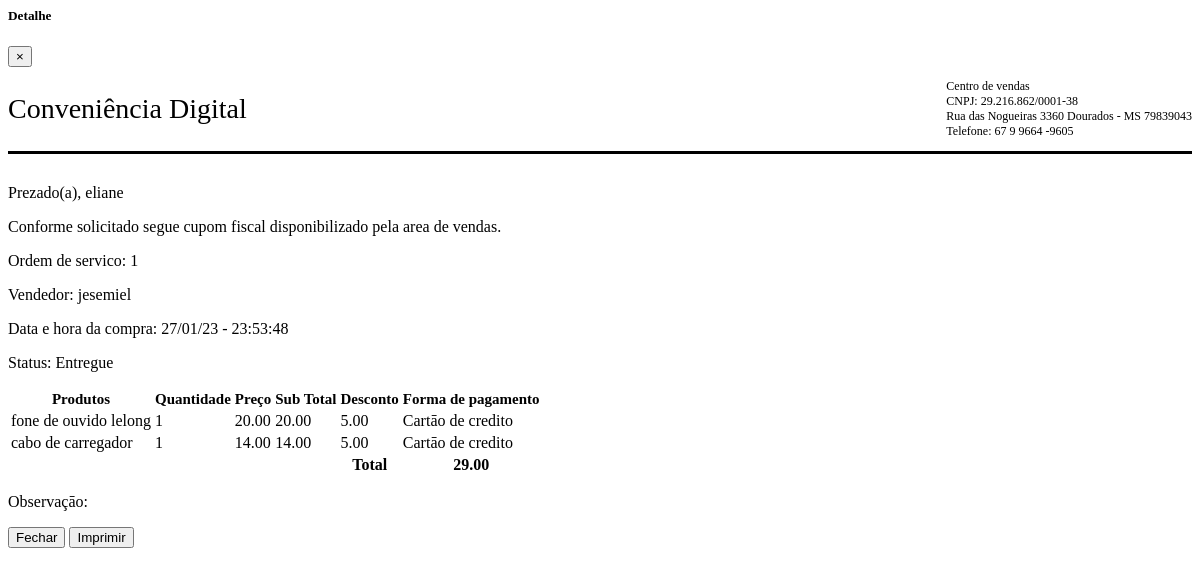
The app's page /detalhevendas/1 (signed in) with its own data.
### venda/models.py (models this page shows, shortened)
class Vendas(models.Model):
    ENTREGUE = 'Entregue'
    CANCELADA = 'Cancelada'
    TROCA = 'Troca de produto'
    RETORNO_GARANTIA = 'Retorno garantia'
    STATUS = [
        (ENTREGUE, 'Concluida e entregue'),
        (CANCELADA, 'Cancelada e estornada'),
        (TROCA, 'Troca de produto'),
        (RETORNO_GARANTIA, 'Retorno para garantia')
    ]
    PIX = 'Pix'
    CARTAO_CREDITO = 'Cartāo de credito'
    CARTAO_DEBITO = 'Cartāo de debito'
    DINHEIRO = 'Dinheiro'
    FIADO = 'Fiado a receber'
    FORMA_PAGAMENTO = [
        (PIX, 'Pix'),
        (CARTAO_CREDITO, 'Cartāo de credito'),
        (CARTAO_DEBITO, 'Cartāo de debito'),
        (DINHEIRO, 'Dinheiro'),
        (FIADO, 'Fiado a receber')
    ]
    usuario = models.ForeignKey(User, on_delete=models.PROTECT)
    data_criacao = models.DateTimeField(auto_now_add=True)
    data_edicao = models.DateTimeField(auto_now=True)
    cliente = models.ForeignKey(Cliente, on_delete=models.CASCADE)
    vendedor = models.ForeignKey(Colaborador, on_delete=models.CASCADE)
    desconto = models.DecimalField(max_digits=9, decimal_places=2, null=True, blank=True)
    forma_pagamento = models.CharField(choices=FORMA_PAGAMENTO, max_length=20, default=PIX)
    observacao = models.TextField(null=True, blank=True)
    status = models.CharField(choices=STATUS, max_length=20, default=ENTREGUE)
    class Meta:
        ordering = ('-pk',)
    def total(self):
        qs = self.vendas_items.filter(vendas=self.pk).values_list(
            'preco', 'quantidade') or 0
        t = 0 if isinstance(qs, int) else sum(map(lambda q: q[0] * q[1], qs))
        desc = t - self.desconto
        return desc

class ItemsVenda(models.Model):
    vendas = models.ForeignKey(Vendas,
                               on_delete=models.SET_NULL,
                               related_name='vendas_items',
                               blank=True,
                               null=True,
                               )
    produto = models.ForeignKey(Produto,
                                on_delete=models.CASCADE)
    quantidade = models.IntegerField()
    preco = models.DecimalField(max_digits=9, decimal_places=2)
    class Meta:
        ordering = ('pk',)
    def subtotal(self):
        return self.quantidade * self.preco

### cliente/models.py (models this page shows)
class Cliente(models.Model):
    usuario = models.ForeignKey(User, on_delete=models.PROTECT)
    data_criacao = models.DateTimeField(auto_now_add=True, editable=False)
    data_edicao = models.DateTimeField(auto_now=True, editable=False)
    nome_cliente = models.CharField(max_length=90)
    data_nascimento = models.DateField(null=True, blank=True)
    cpf = models.CharField(max_length=14, null=True, blank=True)
    telefone_contato = models.CharField(max_length=15)
    telefone_contato_2 = models.CharField(max_length=15, null=True, blank=True)
    rua = models.CharField(max_length=99, null=True, blank=True)
    numero_casa = models.IntegerField(null=True, blank=True)
    bairro = models.CharField(max_length=90, null=True, blank=True)
    observacao = models.TextField(null=True, blank=True)
    def __str__(self):
        return self.nome_cliente

### colaborador/models.py (models this page shows)
class Colaborador(models.Model):
    usuario = models.ForeignKey(User, on_delete=models.PROTECT)
    nome_colaborador = models.CharField(max_length=90)
    data_criacao = models.DateTimeField(auto_now_add=True, editable=False)
    data_edicao = models.DateTimeField(auto_now=True, editable=False)
    data_nascimento = models.DateField(null=True, blank=True)
    cpf = models.CharField(max_length=14, null=True, blank=True)
    telefone_contato = models.CharField(max_length=15)
    telefone_contato_2 = models.CharField(max_length=15, null=True, blank=True)
    rua = models.CharField(max_length=99, null=True, blank=True)
    numero_casa = models.IntegerField(null=True, blank=True)
    bairro = models.CharField(max_length=90, null=True, blank=True)
    cargo = models.CharField(max_length=90, null=True, blank=True)
    salario = models.DecimalField(max_digits=9, decimal_places=2, null=True, blank=True)
    data_pagamento = models.DateField(null=True, blank=True)
    observacao = models.TextField(null=True, blank=True)
    def __str__(self) -> str:
        return self.nome_colaborador

### produto/models.py (models this page shows, shortened)
class Produto(models.Model):
    FONES = 'FN'
    CAPAS = 'CP'
    PELICULAS = 'PL'
    ADAPTADORES = 'AD'
    CABOS = 'CB'
    CELULARES = 'CL'
    IPHONES = 'IP'
    CARREGADORES = 'CR'
    FONTES = 'FT'
    DIVERSOS = 'DV'
    INFORMATICA = 'IN'
    CATEGORIAS_PRODUTOS = [
        (FONES, 'Fones'),
        (CABOS, 'Cabos'),
        (CAPAS, 'Capas'),
        (PELICULAS, 'Peliculas'),
        (ADAPTADORES, 'Adaptadores'),
        (CELULARES, 'Celulares'),
        (IPHONES, 'iPhones'),
        (CARREGADORES, 'Carregadores'),
        (FONTES, 'Fontes'),
        (DIVERSOS, 'Diversos'),
        (INFORMATICA, 'Informatica')
    ]
    PIX = 'Cartāo de credito'
    CARTAO_CREDITO = 'Cartāo de credito'
    CARTAO_DEBITO = 'Cartāo de debito'
    DINHEIRO = 'Dinheiro'
    FIADO = 'Fiado a pagar'
    FORMA_PAGAMENTO = [
        (PIX, 'Pix'),
        (CARTAO_CREDITO, 'Cartāo de credito'),
        (CARTAO_DEBITO, 'Cartāo de debito'),
        (DINHEIRO, 'Dinheiro'),
        (FIADO, 'Fiado a pagar')
    ]
    usuario = models.ForeignKey(User, on_delete=models.PROTECT)
    data_criacao = models.DateTimeField(auto_now_add=True)
    data_edicao = models.DateTimeField(auto_now=True)
    nome_produto = models.CharField(max_length=99)
    categoria_produtos = models.CharField(max_length=2, choices=CATEGORIAS_PRODUTOS, null=True, blank=True)
    quantidade = models.IntegerField()
    codigo_de_barras = models.IntegerField(null=True, blank=True)
    preco_de_custo = models.DecimalField(max_digits=9, decimal_places=2)
    preco = models.DecimalField(max_digits=9, decimal_places=2)
    forma_pagamento = models.CharField(choices=FORMA_PAGAMENTO, max_length=21, default=PIX)
    fornecedor = models.ForeignKey(Fornecedores, on_delete=models.CASCADE, null=True, blank=True)
    observacao = models.TextField(null=True, blank=True)
    def __str__(self):
        return self.nome_produto

### venda/views.py (the view)
# urls.py: path('detalhevendas/<int:pk>', login_required(DetalheVendas.as_view()), name='detalhe-vendas')
class DetalheVendas(DetailView):
    template_name = 'vendas/detalhe-venda.html'
    model = Vendas
    def get_queryset(self):
        return Vendas.objects.filter(usuario=self.request.user)

### venda/templates/vendas/detalhe-venda.html (shortened to what this page needs)
<div class="modal-header">
    <h5 class="modal-title" id="staticBackdropLabel"> Detalhe </h5>
    <button type="button" class="close" data-dismiss="modal" aria-label="Close">
        <span aria-hidden="true">&times;</span>
    </button>
</div>
<div class="modal-body">
    <div class="contentPrint">
        <div class="header">
            <div class="logo">Conveniência Digital</div>
            <div class="information">
                <p class="description">Centro de vendas <br>
                    CNPJ: 29.216.862/0001-38 <br>
                    Rua das Nogueiras 3360 Dourados - MS 79839043 <br>
                    Telefone: 67 9 9664 -9605
                </p>
            </div>
        </div>
        <div class="content">
            <p>Prezado(a), {{ object.cliente }}</p>
            <p>Conforme solicitado segue cupom fiscal disponibilizado pela area de vendas.</p>
            <p>Ordem de servico: {{ object.id }} <br></p>
            <p>Vendedor: {{ object.vendedor }} <br></p>
            <p>Data e hora da compra: {{ object.data_criacao|date:'d/m/y - H:i:s' }} <br></p>
            <p>Status: {{ object.status }} <br></p>
            <table class="table">
                <tbody>
                    <tr class="bg-light" style="font-size: 15px;">
                        <th>Produtos</th>
                        <th>Quantidade</th>
                        <th>Preço</th>
                        <th>Sub Total</th>
                        <th>Desconto</th>
                        <th>Forma de pagamento</th>
                    </tr>
                    {% for items in object.vendas_items.all %}
                    <tr>
                        <td>{{ items.produto }}</td>
                        <td>{{ items.quantidade }}</td>
                        <td>{{ items.preco }}</td>
                        <td>{{ items.subtotal }}</td>
                        <td>{{ object.desconto }}</td>
                        <td>{{ object.forma_pagamento }}</td>
                    </tr>
                    {% endfor %}
                    <tr class="bg-default table-borderless">
                        <td></td>
                        <td></td>
                        <td></td>
                        <td></td>
                        <th>Total</th>
                        <th>{{ object.total }}</th>
                    </tr>
                </tbody>
            </table>
            <p>Observaçāo: {{ object.observacao }}</p>
        </div>
    </div>
</div>
<div class="modal-footer">
    <button type="button" class="btn btn-outline-secondary" data-dismiss="modal">Fechar</button>
    <button id="myBtn" onclick="imprimir('.contentPrint')" type="button"
        class="btn btn-outline-primary">Imprimir</button>
</div>

### venda/templates/vendas/detalhe-venda.html (style rules this page uses)
.header { display: flex; justify-content: space-between; border-bottom: solid black; }
.logo { font-size: 1.75em; align-self: center; }
.content { margin-top: 30px; }
.description { font-size: 0.75em; }

### records on screen
Vendas: cliente "eliane", id "1", vendedor "jesemiel", data_criacao "27/01/23 - 23:53:48", status "Entregue", desconto "5.00", forma_pagamento "Cartāo de credito", total "29.00"
ItemsVenda: produto "fone de ouvido lelong", quantidade "1", preco "20.00", subtotal "20.00"
ItemsVenda: produto "cabo de carregador", quantidade "1", preco "14.00", subtotal "14.00"
